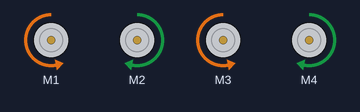
A sketch run on a simulated Arduino Uno, built with avr-gcc and run on an emulated ATmega328P. On the bench: 4 × DC motor (green arrow = forward, orange = backward, longer = faster).

Above: at 2.5 s.
At 6.0 s:
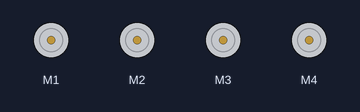
Timing chart, 0 to 9.1 s (numbered marks = the images above):
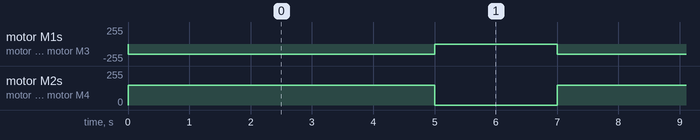

The sketch:

ARDUINO_LINE_FOLLOWING_CAR.ino
```cpp
#include <AFMotor.h>


AF_DCMotor motor1(1, MOTOR12_1KHZ);
AF_DCMotor motor2(2, MOTOR12_1KHZ);
AF_DCMotor motor3(3, MOTOR34_1KHZ);
AF_DCMotor motor4(4, MOTOR34_1KHZ);

void setup() {

  Serial.begin(9600);


  motor1.setSpeed(0);
  motor2.setSpeed(0);
  motor3.setSpeed(0);
  motor4.setSpeed(0);
}

void loop() {

  motor1.setSpeed(150);
  motor1.run(BACKWARD);

  motor2.setSpeed(150);
  motor2.run(FORWARD);

  motor3.setSpeed(150);
  motor3.run(BACKWARD);

  motor4.setSpeed(150);
  motor4.run(FORWARD);


  delay(5000);


  motor1.run(RELEASE);
  motor2.run(RELEASE);
  motor3.run(RELEASE);
  motor4.run(RELEASE);


  delay(2000);
}
```

Measured:
- by itself, motor M1, motor M3: alternates backward 150/255 for 5.0 s and stopped for 2.0 s
- by itself, motor M2, motor M4: alternates forward 150/255 for 5.0 s and stopped for 2.0 s
